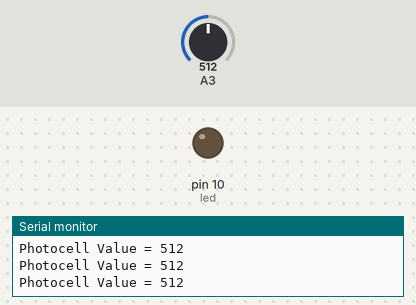
Simulated run of this sketch. Board: Arduino Uno, built with avr-gcc and run on an emulated ATmega328P. On the bench: output pins drawn as LEDs (lit = HIGH), the last lines printed to the serial monitor. The test bench sets the inputs (shaded band); at power-on: A3 = 512.

Above: at 1.2 s.
1.3 s: A3 set to 111
2.8 s: A3 set to 93
At 3.7 s:
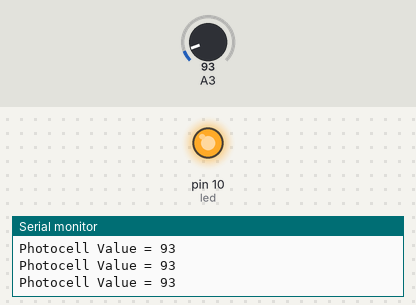
4.4 s: A3 set to 110
At 5.1 s:
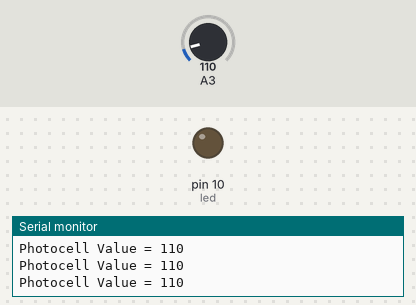
6.0 s: A3 set to 90
At 6.6 s:
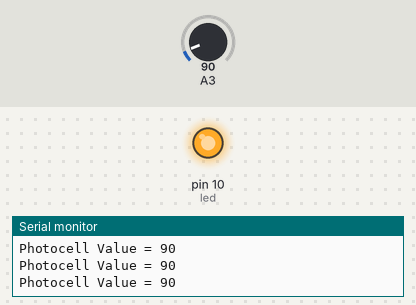
Timing chart, 0 to 8.6 s (numbered marks = the images above; inputs shaded):
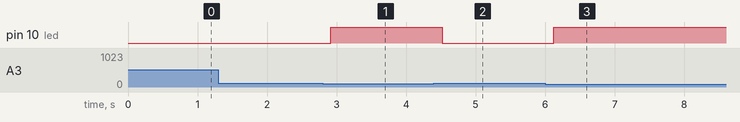

Measured:
- the behaviour switches between 101 and 100 on A3 (found by bisection; images 0 and 1)
- after the input at 2.8 s, pin 10 (led): LOW → HIGH after 0.11 s
- after the input at 4.4 s, pin 10 (led): HIGH → LOW after 0.12 s
- after the input at 6.0 s, pin 10 (led): LOW → HIGH after 0.13 s

The sketch:

microprocessor_22.ino
```cpp
int sensor;
int led = 10;

void setup() {
  Serial.begin(9600);
  pinMode(led, OUTPUT);
}

void loop() {
  sensor = analogRead(A3);
  Serial.print("Photocell Value = ");
  Serial.println(sensor);
  delay(100);

  if (sensor > 100) {
    digitalWrite(led, LOW);
    }

   else {
    digitalWrite(led, HIGH);
    }
}
```
